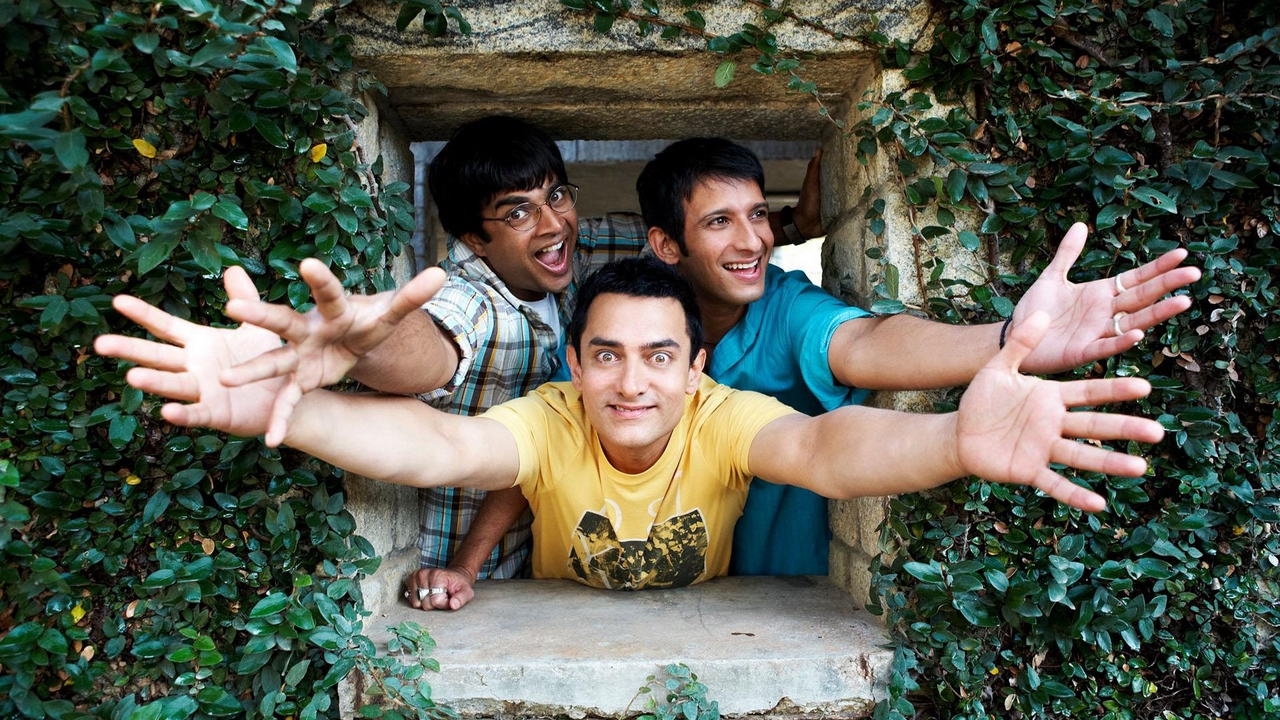
#> input picture _only/test.JPG, 1280 x 720 px
$ jupyter execute Untitled4.ipynb
#> lines starting #> are read from the running program, lines starting #| are printed output that depends on the picture; after the words box and inside, x2 and y2 are one past the last pixel; in counts of white or black regions, pixels touching at a corner belong together; pictures that were not available may be replaced by others from this repository, and a replacement may not be noted
[cell 1]
import cv2
import os
import glob
import numpy as np
import pickle
from keras_vggface.vggface import VGGFace
class FaceExtractor(object):
    """
    Singleton class to extraction face images from video files
    """
    CASE_PATH = ".\\pretrained_models\\haarcascade_frontalface_alt.xml"

    def __new__(cls, weight_file=None, face_size=224):
        if not hasattr(cls, 'instance'):
            cls.instance = super(FaceExtractor, cls).__new__(cls)
        return cls.instance

    def __init__(self, face_size=224):
        self.face_size = face_size

    def crop_face(self, imgarray, section, margin=20, size=224):
        """
        :param imgarray: full image
        :param section: face detected area (x, y, w, h)
        :param margin: add some margin to the face detected area to include a full head
        :param size: the result image resolution with be (size x size)
        :return: resized image in numpy array with shape (size x size x 3)
        """
        img_h, img_w, _ = imgarray.shape
        if section is None:
            section = [0, 0, img_w, img_h]
        (x, y, w, h) = section
        margin = int(min(w,h) * margin / 100)
        x_a = x - margin
        y_a = y - margin
        x_b = x + w + margin
        y_b = y + h + margin
        if x_a < 0:
            x_b = min(x_b - x_a, img_w-1)
            x_a = 0
        if y_a < 0:
            y_b = min(y_b - y_a, img_h-1)
            y_a = 0
        if x_b > img_w:
            x_a = max(x_a - (x_b - img_w), 0)
            x_b = img_w
        if y_b > img_h:
            y_a = max(y_a - (y_b - img_h), 0)
            y_b = img_h
        cropped = imgarray[y_a: y_b, x_a: x_b]
        resized_img = cv2.resize(cropped, (size, size), interpolation=cv2.INTER_AREA)
        resized_img = np.array(resized_img)
        return resized_img, (x_a, y_a, x_b - x_a, y_b - y_a)

    def extract_faces(self, video_file, save_folder):
#> called with video_file = '_only/test.JPG', save_folder = './data/face_images/test.JPG'
        face_cascade = cv2.CascadeClassifier(self.CASE_PATH)

        # 0 means the default video capture device in OS
        cap = cv2.VideoCapture(video_file)
        length = int(cap.get(cv2.CAP_PROP_FRAME_COUNT))
        width  = int(cap.get(cv2.CAP_PROP_FRAME_WIDTH))
        height = int(cap.get(cv2.CAP_PROP_FRAME_HEIGHT))
        fps    = cap.get(cv2.CAP_PROP_FPS)
        print("length: {}, w x h: {} x {}, fps: {}".format(length, width, height, fps))
        # infinite loop, break by key ESC
        frame_counter = 0
        while(cap.isOpened()):
            ret, frame = cap.read()
#> frame is the input picture: shape (720, 1280, 3); mean B, G, R 77.5, 90.2, 85.7
            if ret:
                frame_counter = frame_counter + 1
                gray = cv2.cvtColor(frame, cv2.COLOR_BGR2GRAY)
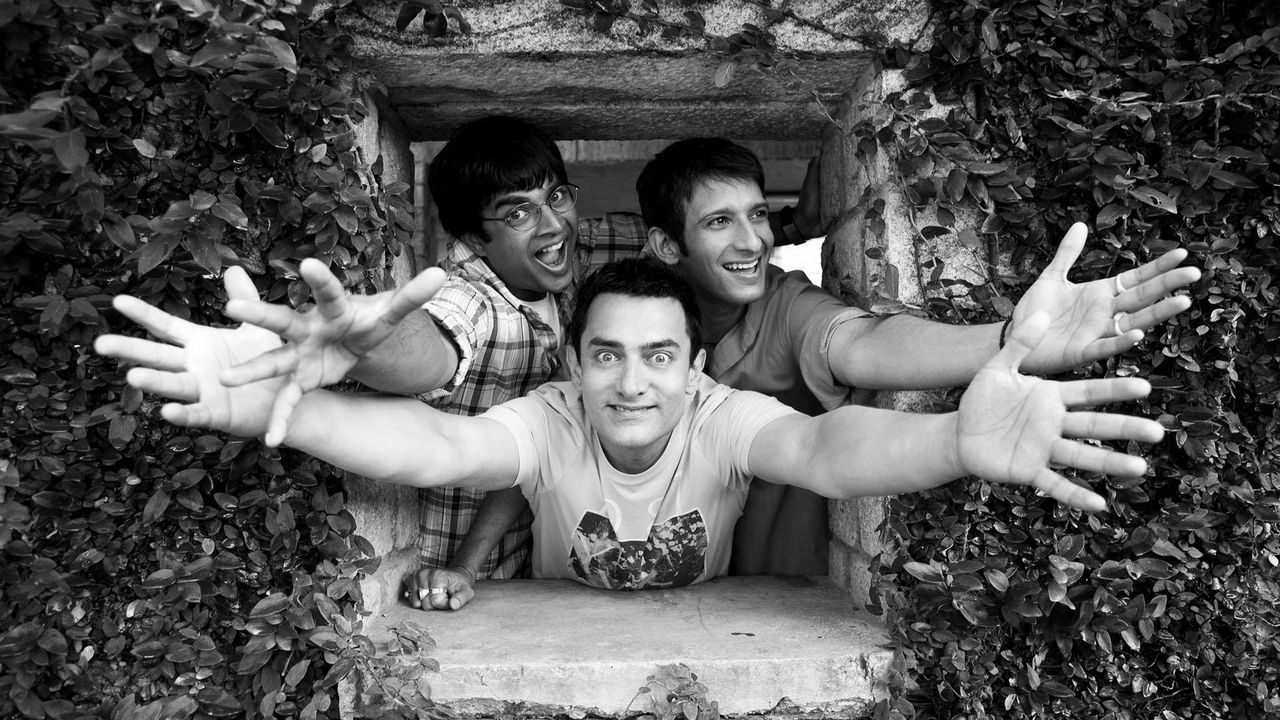
#> gray: shape (720, 1280); min 0, max 255, mean 87.4
                faces = face_cascade.detectMultiScale(
                    gray,
                    scaleFactor=1.2,
                    minNeighbors=10,
                    minSize = (30, 30)
                )
#> faces = [[683, 176, 112, 112], [565, 302, 138, 138]]
                # only keep the biggest face as the main subject
                face = None
                if len(faces) > 1:  # Get the largest face as main face
                    face = max(faces, key=lambda rectangle: (rectangle[2] * rectangle[3]))  # area = w * h
#> face = [565, 302, 138, 138]
                elif len(faces) == 1:
                    face = faces[0]
                if face is not None:
                    face_img, cropped = self.crop_face(frame, face, margin=40, size=self.face_size)
#> in crop_face, `(x, y, w, h) = section`: x = 565; y = 302; w = 138
#> in crop_face, `margin = int(min(w,h) * margin / 100)`: margin = 55
#> in crop_face, `x_a = x - margin`: x_a = 510
#> in crop_face, `y_a = y - margin`: y_a = 247
#> in crop_face, `x_b = x + w + margin`: x_b = 758
#> in crop_face, `y_b = y + h + margin`: y_b = 495
#> in crop_face, `cropped = imgarray[y_a: y_b, x_a: x_b]`:
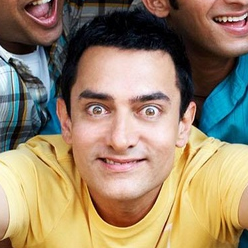
#> cropped: shape (248, 248, 3); mean B, G, R 107.5, 134.5, 154
#> in crop_face, `resized_img = cv2.resize(cropped, (size, size), interpolation=cv2.INTE..`:
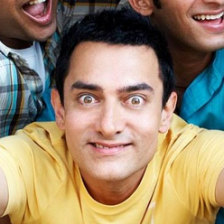
#> resized_img: shape (224, 224, 3); mean B, G, R 107.5, 134.5, 154
#> cropped = (510, 247, 248, 248)
                    (x, y, w, h) = cropped
#> x = 510; y = 247; w = 248; h = 248
                    cv2.rectangle(frame, (x, y), (x + w, y + h), (255, 200, 0), 2)
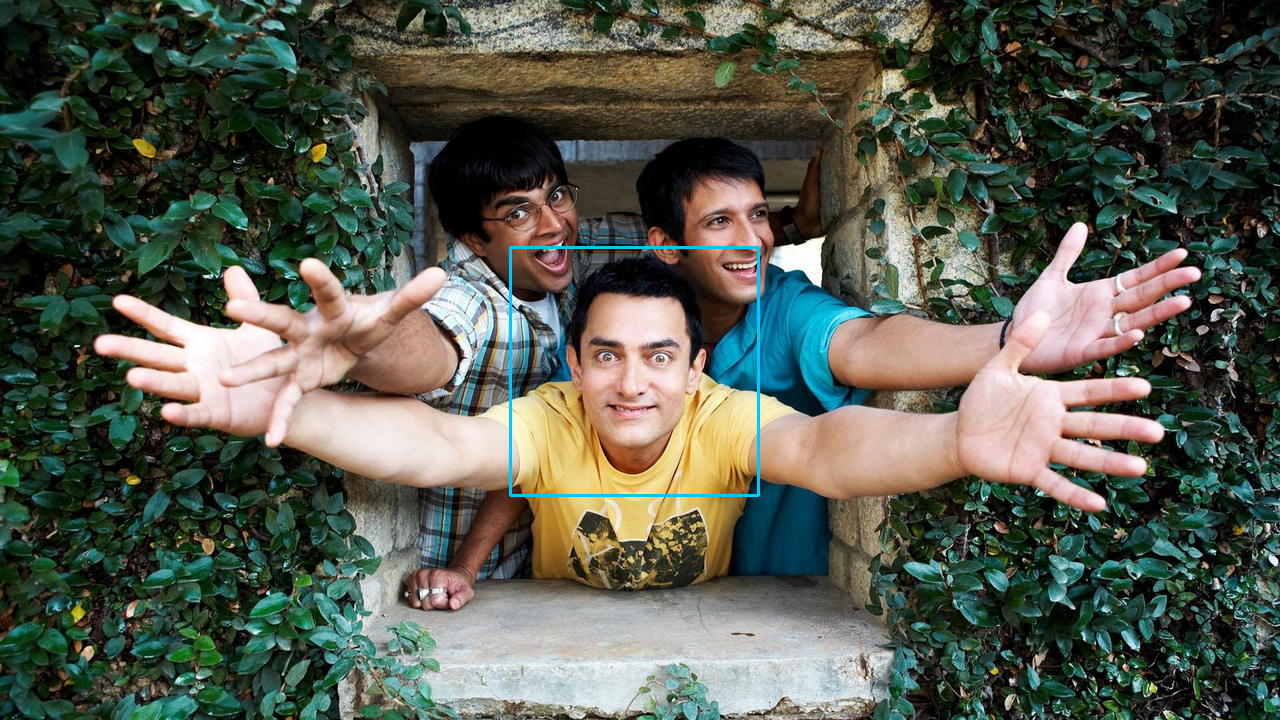
#> frame: shape (720, 1280, 3); 0.32% of pixels changed, all inside (x1, y1, x2, y2) = (509, 246, 760, 497)
                    cv2.imshow('Faces', frame)
                    imgfile = os.path.basename(video_file).replace(".","_") +"_"+ str(frame_counter) + ".png"
                    imgfile = os.path.join(save_folder, imgfile)
                    cv2.imwrite(imgfile, face_img)
            if cv2.waitKey(5) == 27:  # ESC key press
#> (key Esc is pressed here)
                break
            if cap.get(cv2.CAP_PROP_POS_FRAMES) == cap.get(cv2.CAP_PROP_FRAME_COUNT):
                # If the number of captured frames is equal to the total number of frames,
                # we stop
                break
        # When everything is done, release the capture
        cap.release()
        cv2.destroyAllWindows()


# [29 lines left out: function main, not called in this run]


FACE_IMAGES_FOLDER = "./data/face_images"
VIDEOS_FOLDER = "C:/Users/HP/vggface2/data/videos"
extractor = FaceExtractor()
folders = list(glob.iglob(os.path.join(VIDEOS_FOLDER, '*')))
os.makedirs(FACE_IMAGES_FOLDER, exist_ok=True)
names = [os.path.basename(folder) for folder in folders]
for i, folder in enumerate(folders):
    name = names[i]
    videos = list(glob.iglob(os.path.join(folder, '*.*')))
    save_folder = os.path.join(FACE_IMAGES_FOLDER, name)
    print(save_folder)
    os.makedirs(save_folder, exist_ok=True)
    for video in videos:
        extractor.extract_faces(video, save_folder)

[cell 2]
def pickle_stuff(filename, stuff):
    save_stuff = open(filename, "wb")
    pickle.dump(stuff, save_stuff)
    save_stuff.close()
def cal_mean_feature(image_folder):
        face_images = list(glob.iglob(os.path.join(image_folder, '*.*')))
precompute_features = []
for i, folder in enumerate(folders):
    name = names[i]
    save_folder = os.path.join(FACE_IMAGES_FOLDER, name)
    mean_features = cal_mean_feature(image_folder=save_folder)
    precompute_features.append({"name": name, "features": mean_features})
pickle_stuff("./data/precompute_features.pickle", precompute_features)

[cell 3]
# [12 lines left out: function identify_face, not called in this run]

[cell 4]
def load_stuff(filename):
    saved_stuff = open(filename, "rb")
    stuff = pickle.load(saved_stuff)
    saved_stuff.close()
    return stuff
class FaceIdentify(object):
    """
    Singleton class for real time face identification
    """
    CASE_PATH = ".\\pretrained_models\\haarcascade_frontalface_alt.xml"

    def __new__(cls, precompute_features_file=None):
        if not hasattr(cls, 'instance'):
            cls.instance = super(FaceIdentify, cls).__new__(cls)
        return cls.instance

    def __init__(self, precompute_features_file=None):
        self.face_size = 224
        self.precompute_features_map = load_stuff(precompute_features_file)
        print("Loading VGG Face model...")
        self.model = VGGFace(model='resnet50',
                             include_top=True,
                             input_shape=(224, 224, 3),
                             pooling='avg')  # pooling: None, avg or max
        print("Loading VGG Face model done")

    # [95 lines left out: functions draw_label, crop_face, identify_face, detect_face, not called in this run]

[cell 5]
def main():
    face = FaceIdentify(precompute_features_file="./data/precompute_features.pickle")
    face.detect_face()

[cell 6]
#if __name__ == "__main__":
main()
#> (the call stopped at in __init__, `self.model = VGGFace(model='resnet50', include_top=True, input_shape=(..`: keras_vggface is not available in this run)
